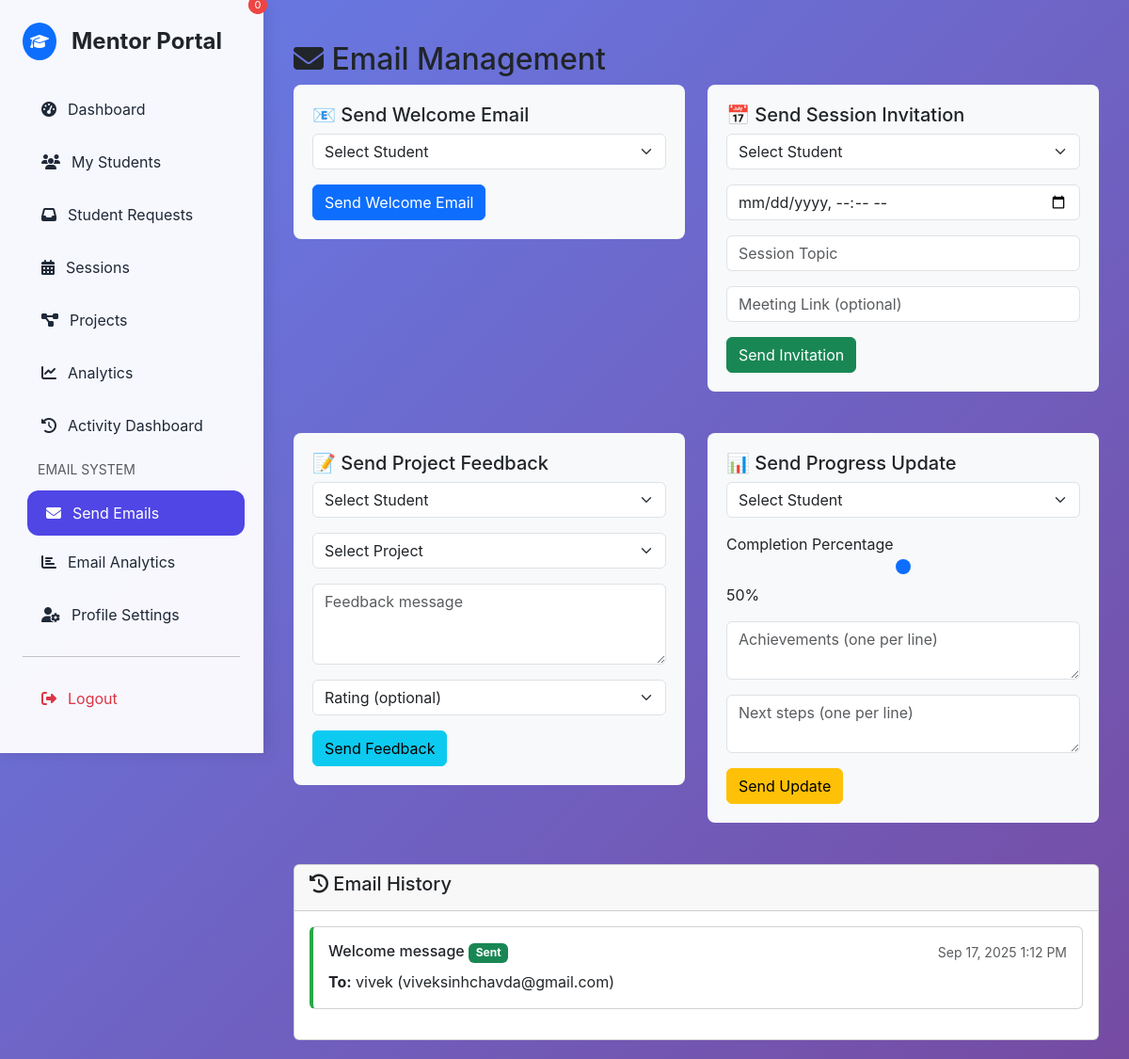
Page /mentor/send_email.php (signed in) on the committed database.
### tables this page shows
CREATE TABLE `mentor_email_logs` (
                                     `id` int(11) NOT NULL,
                                     `mentor_id` int(11) NOT NULL,
                                     `recipient_id` int(11) NOT NULL,
                                     `email_type` enum('welcome_message','session_invitation','session_reminder','project_feedback','progress_update') NOT NULL,
                                     `status` enum('sent','failed') NOT NULL,
                                     `error_message` text DEFAULT NULL,
                                     `sent_at` timestamp NOT NULL DEFAULT current_timestamp()
);

CREATE TABLE `register` (
                            `id` int(11) NOT NULL,
                            `name` varchar(100) NOT NULL,
                            `email` varchar(100) NOT NULL,
                            `enrollment_number` varchar(50) NOT NULL,
                            `gr_number` varchar(50) NOT NULL,
                            `password` varchar(255) NOT NULL,
                            `about` varchar(500) NOT NULL,
                            `phone_no` varchar(20) DEFAULT NULL,
                            `department` varchar(100) DEFAULT NULL,
                            `passout_year` year(4) NOT NULL,
                            `user_image` text NOT NULL DEFAULT '',
                            `google_id` varchar(255) DEFAULT NULL,
                            `email_notifications` tinyint(1) DEFAULT 1,
                            `last_notification_sent` datetime DEFAULT NULL,
                            `github_token` text DEFAULT NULL,
                            `role` enum('student','mentor','admin') DEFAULT 'student',
                            `expertise` text DEFAULT NULL,
                            `mentor_rating` decimal(3,2) DEFAULT 0.00,
                            `is_available` tinyint(1) DEFAULT 1,
                            `github_username` varchar(100) DEFAULT NULL,
                            `github_profile_url` varchar(255) DEFAULT NULL,
                            `github_repos_count` int(11) DEFAULT 0,
                            `github_last_sync` timestamp NULL DEFAULT NULL
);

### mentor/send_email.php (the view, shortened to what this page needs)
<?php
require_once '../Login/Login/db.php';
require_once 'mentor_layout.php';
$mentor_id = $_SESSION['mentor_id'];
try {
    $students_query = "SELECT r.id, r.name FROM register r
                       WHERE r.role = 'student'
                       ORDER BY r.name";
    $stmt = $conn->prepare($students_query);
    $stmt->execute();
    $students = $stmt->get_result()->fetch_all(MYSQLI_ASSOC);
} catch (Exception $e) {
    $students = [];
}
$email_logs = [];
$table_check = $conn->query("SHOW TABLES LIKE 'mentor_email_logs'");
if ($table_check && $table_check->num_rows > 0) {
    try {
        $logs_query = "SELECT mel.*, r.name as recipient_name, r.email as recipient_email
                       FROM mentor_email_logs mel
                       JOIN register r ON mel.recipient_id = r.id
                       WHERE mel.mentor_id = ?
                       ORDER BY mel.sent_at DESC
                       LIMIT 10";
        $stmt = $conn->prepare($logs_query);
        $stmt->bind_param("i", $mentor_id);
        $stmt->execute();
        $email_logs = $stmt->get_result()->fetch_all(MYSQLI_ASSOC);
    } catch (Exception $e) {
        $email_logs = [];
    }
}
?>
<div class="container mt-4">
    <h2><i class="fas fa-envelope"></i> Email Management</h2>
    <div class="row mb-4">
        <div class="col-md-6">
            <div class="email-form">
                <h5>📧 Send Welcome Email</h5>
                <form id="welcomeForm">
                    <div class="mb-3">
                        <select class="form-select" name="student_id" required>
                            <option value="">Select Student</option>
                        </select>
                    </div>
                    <button type="submit" class="btn btn-primary">Send Welcome Email</button>
                </form>
            </div>
        </div>
        <div class="col-md-6">
            <div class="email-form">
                <h5>📅 Send Session Invitation</h5>
                <form id="sessionForm">
                    <div class="mb-3">
                        <select class="form-select" name="student_id" required>
                            <option value="">Select Student</option>
                        </select>
                    </div>
                    <div class="mb-3">
                        <input type="datetime-local" class="form-control" name="session_date" required>
                    </div>
                    <div class="mb-3">
                        <input type="text" class="form-control" name="topic" placeholder="Session Topic">
                    </div>
                    <div class="mb-3">
                        <input type="url" class="form-control" name="meeting_link" placeholder="Meeting Link (optional)">
                    </div>
                    <button type="submit" class="btn btn-success">Send Invitation</button>
                </form>
            </div>
        </div>
    </div>
    <div class="row mb-4">
        <div class="col-md-6">
            <div class="email-form">
                <h5>📝 Send Project Feedback</h5>
                <form id="feedbackForm">
                    <div class="mb-3">
                        <select class="form-select" name="student_id" required>
                            <option value="">Select Student</option>
                        </select>
                    </div>
                    <div class="mb-3">
                        <select class="form-select" name="project_id" required>
                            <option value="">Select Project</option>
                        </select>
                    </div>
                    <div class="mb-3">
                        <textarea class="form-control" name="feedback_message" rows="3" placeholder="Feedback message" required></textarea>
                    </div>
                    <div class="mb-3">
                        <select class="form-select" name="rating">
                            <option value="">Rating (optional)</option>
                        </select>
                    </div>
                    <button type="submit" class="btn btn-info">Send Feedback</button>
                </form>
            </div>
        </div>
        <div class="col-md-6">
            <div class="email-form">
                <h5>📊 Send Progress Update</h5>
                <form id="progressForm">
                    <div class="mb-3">
                        <select class="form-select" name="student_id" required>
                            <option value="">Select Student</option>
                        </select>
                    </div>
                    <div class="mb-3">
                        <label>Completion Percentage</label>
                        <input type="range" class="form-range" name="completion_percentage" min="0" max="100" value="50">
                        <span id="progressValue">50%</span>
                    </div>
                    <div class="mb-3">
                        <textarea class="form-control" name="achievements" rows="2" placeholder="Achievements (one per line)"></textarea>
                    </div>
                    <div class="mb-3">
                        <textarea class="form-control" name="next_steps" rows="2" placeholder="Next steps (one per line)"></textarea>
                    </div>
                    <button type="submit" class="btn btn-warning">Send Update</button>
                </form>
            </div>
        </div>
    </div>
    <div class="card">
        <div class="card-header">
            <h5><i class="fas fa-history"></i> Email History</h5>
        </div>
        <div class="card-body">
            <?php if (empty($email_logs)): ?>
                <p class="text-muted">No emails sent yet. Complete setup to start sending emails.</p>
            <?php else: ?>
                <?php foreach ($email_logs as $log): ?>
                    <div class="card email-card <?= $log['status'] === 'sent' ? 'email-success' : 'email-failed' ?> mb-3">
                        <div class="card-body">
                            <div class="d-flex justify-content-between align-items-start">
                                <div>
                                    <h6 class="card-title">
                                        <?= ucfirst(str_replace('_', ' ', $log['email_type'])) ?>
                                        <span class="badge bg-<?= $log['status'] === 'sent' ? 'success' : 'danger' ?>">
                                            <?= ucfirst($log['status']) ?>
                                        </span>
                                    </h6>
                                    <p class="card-text">
                                        <strong>To:</strong> <?= htmlspecialchars($log['recipient_name']) ?>
                                        (<?= htmlspecialchars($log['recipient_email']) ?>)
                                    </p>
                                </div>
                                <small class="text-muted"><?= date('M j, Y g:i A', strtotime($log['sent_at'])) ?></small>
                            </div>
                        </div>
                    </div>
                <?php endforeach; ?>
            <?php endif; ?>
        </div>
    </div>
</div>

### rows in the picture
mentor_email_logs: email_type "Welcome message", status "Sent", recipient.name "vivek", recipient.email "viveksinhchavda@gmail.com", sent_at "Sep 17, 2025 1:12 PM"
